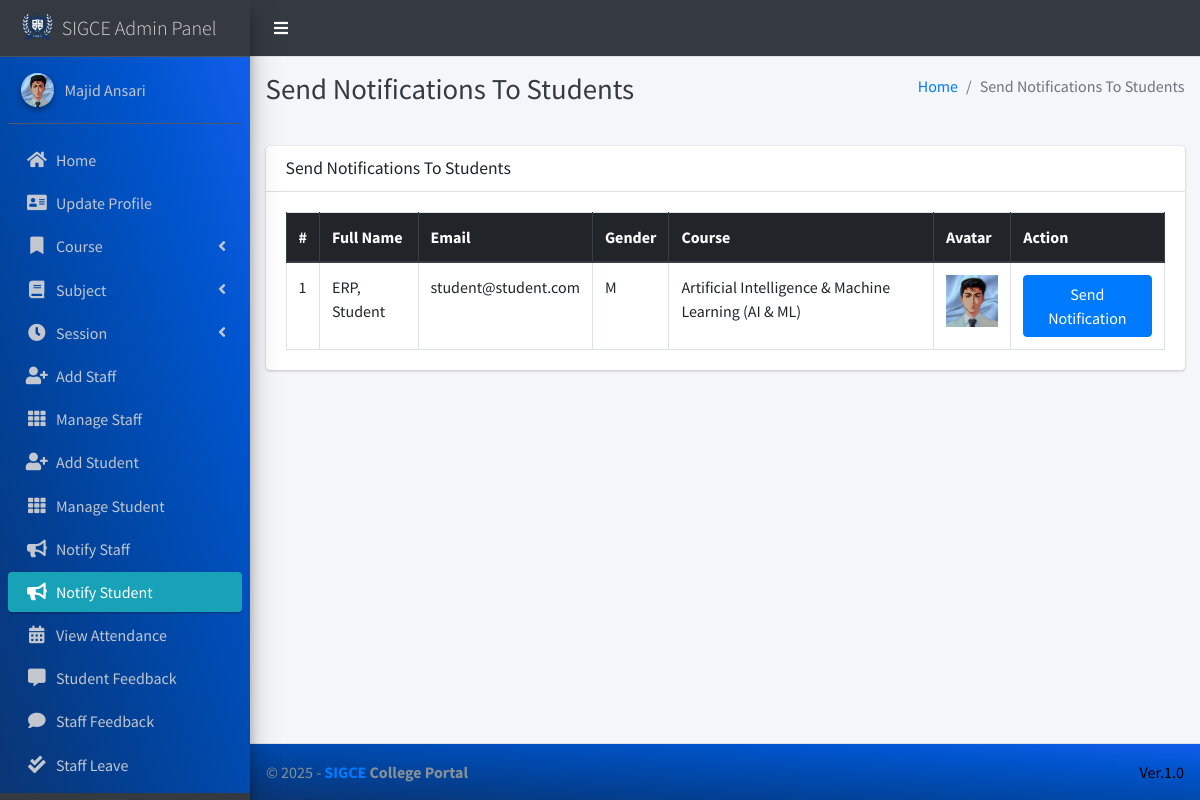
Page /admin_notify_student (signed in) on the committed database.
### main_app/models.py (models this page shows, shortened)
class CustomUser(AbstractUser):
    USER_TYPE = ((1, "HOD"), (2, "Staff"), (3, "Student"))
    GENDER = [("M", "Male"), ("F", "Female")]
    username = None  # Removed username, using email instead
    email = models.EmailField(unique=True)
    user_type = models.CharField(default=1, choices=USER_TYPE, max_length=1)
    gender = models.CharField(max_length=1, choices=GENDER)
    profile_pic = models.ImageField()
    address = models.TextField()
    fcm_token = models.TextField(default="")  # For firebase notifications
    created_at = models.DateTimeField(auto_now_add=True)
    updated_at = models.DateTimeField(auto_now=True)
    USERNAME_FIELD = "email"
    REQUIRED_FIELDS = []
    objects = CustomUserManager()
    def __str__(self):
        return  self.first_name + " " + self.last_name

class Student(models.Model):
    admin = models.OneToOneField(CustomUser, on_delete=models.CASCADE)
    course = models.ForeignKey(Course, on_delete=models.DO_NOTHING, null=True, blank=False)
    session = models.ForeignKey(Session, on_delete=models.DO_NOTHING, null=True)

class Course(models.Model):
    name = models.CharField(max_length=120)
    created_at = models.DateTimeField(auto_now_add=True)
    updated_at = models.DateTimeField(auto_now=True)

### main_app/hod_views.py (the view)
# urls.py: path("admin_notify_student", hod_views.admin_notify_student,
def admin_notify_student(request):
    student = CustomUser.objects.filter(user_type=3)
    context = {
        'page_title': "Send Notifications To Students",
        'students': student
    }
    return render(request, "hod_template/student_notification.html", context)

### main_app/templates/hod_template/student_notification.html (shortened to what this page needs)
{% extends 'main_app/base.html' %}
{% load static %}
{% block page_title %}{{page_title}}{% endblock page_title %}
{% block content %}
<section class="content">
    <div class="container-fluid">
        <div class="row">
            <div class="col-md-12">
                <div class="card">
                    <div class="card-header">
                        <h3 class="card-title">{{page_title}}</h3>
                    </div>
                    <div class="card-body">
                        <table id="example2" class="table table-bordered table-hover">
                            <thead class="thead-dark">
                                <tr>
                                    <th>#</th>
                                    <th>Full Name</th>
                                    <th>Email</th>
                                    <th>Gender</th>
                                    <th>Course</th>
                                    <th>Avatar</th>
                                    <th>Action</th>
                                </tr>
                            </thead>
                            <tbody>
                                {% for student in students %}
                                <tr>
                                    <td>{{ forloop.counter }}</td>
                                    <td>{{student.last_name}}, {{student.first_name}}</td>
                                    <td>{{student.email}}</td>
                                    <td>{{student.gender}}</td>
                                    <td>{{student.student.course.name}}</td>
                                    <td>
                                        {% if student.profile_pic == ""  %}
                                        No Image
                                        {% else %}
                                        <img class="img img-fluid mb-2" height="56" width="56"
                                            src="{{student.profile_pic}}" alt="">
                                        {% endif %}
                                    </td>
                                    <td><button data-toggle = "modal" data-target = "#myModal"class="btn btn-primary show_notification" value="{{student.id}}">Send Notification</button>
                                    </td>
                                </tr>
                                {% endfor %}
                            </tbody>
                        </table>
                    </div>
                </div>
            </div>
        </div>
    </div>
</section>
{% endblock content %}

### main_app/templates/main_app/sidebar_template.html (shortened to what this page needs)
{% load static %}
<aside class="main-sidebar sidebar-dark-info elevation-4">
    {% if request.user.user_type == '1' %}
    <a href="{% url 'admin_home' %}" class="brand-link">
        <img src="{% static 'dist/img/virusx.png' %} " alt="SIGCE LOGO"
            class="brand-image " >
        <span class="brand-text font-weight-light" >SIGCE Admin Panel</span>
    </a>
    <div class="sidebar" style="background-image: linear-gradient(to right top, #0b3574, #033f91, #004aae, #0054cc, #125eeb);">
        <div class="user-panel mt-3 pb-3 mb-3 d-flex">
            <div class="image">
                <img src="{{ request.user.profile_pic}}" class="img-circle elevation-2" alt="User Image">
            </div>
            <div class="info">
                <a href="#" class="d-block">{{user}}</a>
            </div>
        </div>
        <nav class="mt-2">
            <ul class="nav nav-pills nav-sidebar flex-column" data-widget="treeview" role="menu" data-accordion="false">
                <li class="nav-item">
                    {% url 'admin_home' as admin_home %}
                    <a href="{{admin_home}}" class="nav-link {% if admin_home == request.path %} active {% endif %}">
                        <i class="nav-icon fas fa-home"></i>
                        <p>
                            Home
                        </p>
                    </a>
                </li>
                <li class="nav-item">
                    {% url 'admin_view_profile' as admin_view_profile %}
                    <a href="{{admin_view_profile}}"
                        class="nav-link {% if admin_view_profile == request.path %} active {% endif %}">
                        <i class="nav-icon fas fa-address-card"></i>
                        <p>
                            Update Profile
                        </p>
                    </a>
                </li>
                <li class="nav-item has-treeview">
                    <a href="#" class="nav-link" >
                        <i class="nav-icon fas fa-bookmark"></i>
                        <p>
                            Course
                            <i class="fas fa-angle-left right"></i>
                        </p>
                    </a>
                </li>
                <li class="nav-item has-treeview">
                    <a href="#" class="nav-link">
                        <i class="nav-icon fas fa-book"></i>
                        <p>
                            Subject
                            <i class="fas fa-angle-left right"></i>
                        </p>
                    </a>
                </li>
                <li class="nav-item has-treeview">
                    <a href="#" class="nav-link">
                        <i  class="nav-icon fas fa-clock"></i>
                        <p>
                            Session
                            <i class="fas fa-angle-left right"></i>
                        </p>
                    </a>
                </li>
                <li class="nav-item">
                    {% url 'add_staff' as add_staff %}
                    <a href="{{add_staff}}" class="nav-link {% if add_staff == request.path %} active {% endif %}">
                        <i class="nav-icon fas fa-user-plus"></i>
                        <p>
                            Add Staff
                        </p>
                    </a>
                </li>
                <li class="nav-item">
                    {% url 'manage_staff' as manage_staff %}
                    {% url 'edit_staff' staff_id as edit_staff %}
                    <a href="{{manage_staff}}"
                        class="nav-link {% if manage_staff == request.path or request.path == edit_staff %} active {% endif %}">
                        <i class="nav-icon fas fa-th"></i>
                        <p>
                            Manage Staff
                        </p>
                    </a>
                </li>
                <li class="nav-item">
                    {% url 'add_student' as add_student%}
                    <a href="{{add_student}}" class="nav-link  {% if add_student == request.path %} active {% endif %}">
                        <i class="nav-icon fas fa-user-plus"></i>
                        <p>
                            Add Student
                        </p>
                    </a>
                </li>
                <li class="nav-item">
                    {% url 'manage_student' as manage_student %}
                    {% url 'edit_student' student_id as edit_student %}
                    <a href="{{manage_student}}"
                        class="nav-link  {% if edit_student == request.path or manage_student == request.path %} active {% endif %}">
                        <i class="nav-icon fas fa-th"></i>
                        <p>
                            Manage Student
                        </p>
                    </a>
                </li>
                <li class="nav-item">
                    {% url 'admin_notify_staff' as admin_notify_staff %}
                    <a href="{{admin_notify_staff}}"
                        class="nav-link {% if admin_notify_staff == request.path %} active {% endif %}">
                        <i class="nav-icon fas fa-bullhorn"></i>
                        <p>
                            Notify Staff
                        </p>
                    </a>
                </li>
                <li class="nav-item">
                    {% url 'admin_notify_student' as admin_notify_student %}
                    <a href="{{admin_notify_student}}"
                        class="nav-link {% if admin_notify_student == request.path %} active {% endif %}">
                        <i class="nav-icon fas fa-bullhorn"></i>
                        <p>
                            Notify Student
                        </p>
                    </a>
                </li>
                <li class="nav-item">
                    {% url 'admin_view_attendance' as admin_view_attendance %}
                <li class="nav-item">
                    <a href="{{admin_view_attendance}}"
                        class="nav-link  {% if admin_view_attendance == request.path %} active {% endif %}">
                        <i class="nav-icon fas fa-calendar-alt"></i>
                        <p>
                            View Attendance
                        </p>
                    </a>
                </li>
                <li class="nav-item">
                    {% url 'student_feedback_message' as student_feedback_message %}
                    <a href="{{ student_feedback_message }}"
                        class="nav-link  {% if student_feedback_message == request.path %} active {% endif %}">
                        <i class="nav-icon fas fa-comment-alt"></i>
                        <p>
                            Student Feedback
                        </p>
                    </a>
                </li>
                <li class="nav-item">
                    {% url 'staff_feedback_message' as staff_feedback_message %}
                    <a href="{{staff_feedback_message}}"
                        class="nav-link   {% if staff_feedback_message == request.path %} active {% endif %}">
                        <i  class="nav-icon fas fa-comment"></i>
                        <p>
                            Staff Feedback
                        </p>
                    </a>
                </li>
                <li class="nav-item">
                    {% url 'view_staff_leave' as view_staff_leave %}
                    <a href="{{view_staff_leave}}"
                        class="nav-link  {% if view_staff_leave == request.path %} active {% endif %}">
                        <i  class="nav-icon fas fa-check-double"></i>
                        <p>
                            Staff Leave
                        </p>
                    </a>
                </li>
                <li class="nav-item">
                    {% url 'view_student_leave' as view_student_leave %}
                    <a href="{% url 'view_student_leave' %}"
                        class="nav-link  {% if view_student_leave == request.path %} active {% endif %}">
                    </a>
                </li>
                                        {% endif %}
                                    </ul>
                                </nav>
                            </div>
</aside>

### rows in the picture
CustomUser: user.profile_pic (picture), first_name+last_name "Majid Ansari"
CustomUser: last_name "ERP", first_name "Student", email "student@student.com", gender "M", student.course.name "Artificial Intelligence & Machine Learning (AI & ML)", profile_pic (picture)

### other values in the picture
{{ page_title }} "Send Notifications To Students"
